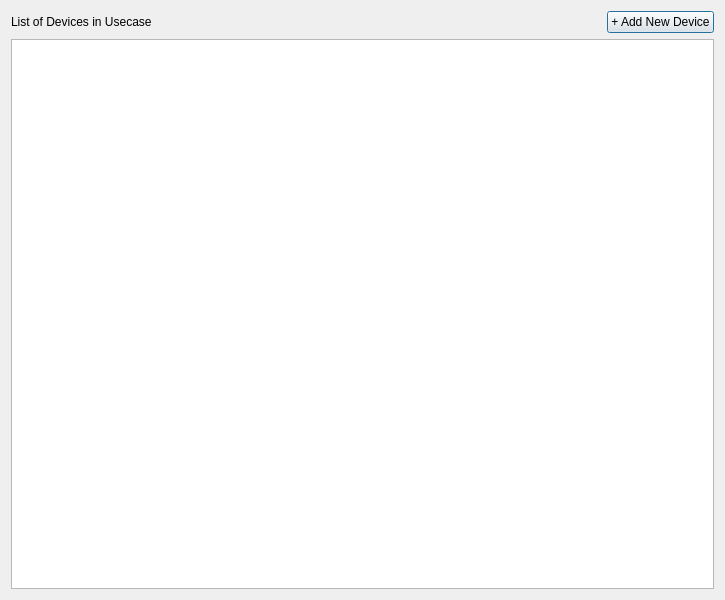
<?xml version="1.0" encoding="UTF-8"?>
<ui version="4.0">
 <class>frmUsecaseDevices</class>
 <widget class="QDialog" name="frmUsecaseDevices">
  <property name="geometry">
   <rect>
    <x>0</x>
    <y>0</y>
    <width>725</width>
    <height>600</height>
   </rect>
  </property>
  <property name="windowTitle">
   <string>Dialog</string>
  </property>
  <layout class="QVBoxLayout" name="verticalLayout">
   <item>
    <layout class="QHBoxLayout" name="horizontalLayout">
     <item>
      <widget class="QLabel" name="label">
       <property name="text">
        <string>List of Devices in Usecase</string>
       </property>
      </widget>
     </item>
     <item>
      <spacer name="horizontalSpacer">
       <property name="orientation">
        <enum>Qt::Horizontal</enum>
       </property>
       <property name="sizeHint" stdset="0">
        <size>
         <width>40</width>
         <height>20</height>
        </size>
       </property>
      </spacer>
     </item>
     <item>
      <widget class="QPushButton" name="btnAddNewdevice">
       <property name="text">
        <string>+ Add New Device</string>
       </property>
      </widget>
     </item>
    </layout>
   </item>
   <item>
    <widget class="QTableWidget" name="tableWidget"/>
   </item>
  </layout>
 </widget>
 <resources/>
 <connections/>
</ui>
